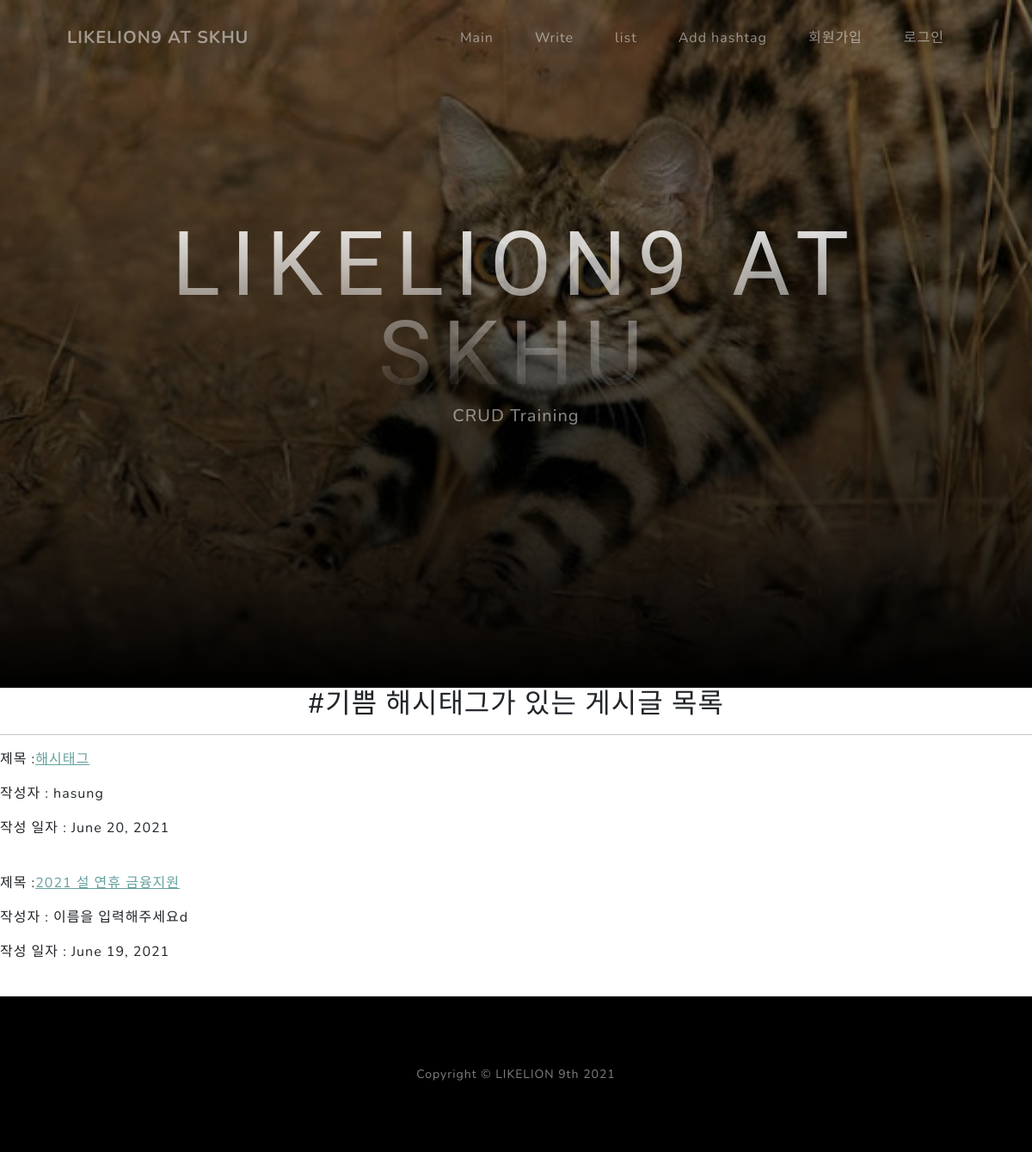
Page /search/1/ on the committed database.
### blog/models.py (models this page shows, shortened)
class Hashtag(models.Model):
    name = models.CharField(max_length=50)
    def __str__(self):
        return self.name

class Post(models.Model):
    title = models.CharField(max_length=200)
    pub_date = models.DateField('date published')
    writer = models.CharField(max_length=20, default='이름을 입력해주세요')
    content = models.TextField()
    hashtags = models.ManyToManyField('Hashtag', blank=True)

### blog/views.py (the view)
# urls.py: path('search/<int:hashtag_id>/', blog.views.search, name='search'),
def search(request, hashtag_id):
    blog = Post.objects
    hashtag = get_object_or_404(Hashtag, pk=hashtag_id)
    return render(request, 'search.html', {'blog':blog, 'hashtag':hashtag})

### blog/templates/search.html (shortened to what this page needs)
{% extends 'base.html' %}
{% block content %}
    <h2 class="text-center mt-0">{{ hashtag }} 해시태그가 있는 게시글 목록</h2>
    <hr class="divider" />
    {% for blog in hashtag.post_set.all %}
    <p>제목 :<a href="{% url 'detail' blog.id %}">{{ blog.title }}</a></p>
    <p>작성자 : {{ blog.writer }}</p>
    <p>작성 일자 : {{ blog.pub_date }}</p>
    <br>
    {% endfor %}
{% endblock %}

### rows in the picture
Hashtag: name "#기쁨"
Post: title "해시태그", writer "hasung", pub_date "June 20, 2021"
Post: title "2021 설 연휴 금융지원", writer "이름을 입력해주세요d", pub_date "June 19, 2021"
